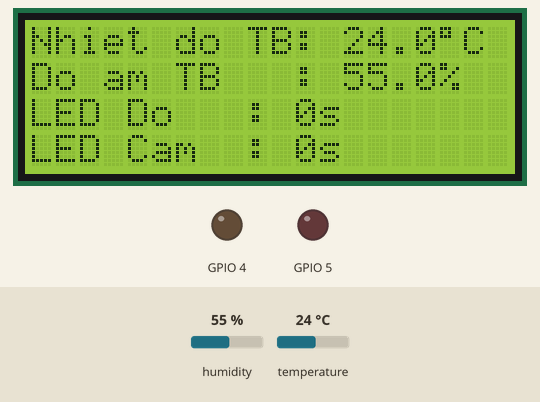
The program below on a simulated ESP32. Parts: 20×4 character LCD, output pins drawn as LEDs (lit = HIGH). Dashed ring = blinking. Inputs (shaded band) come from the test bench; at power-on: humidity 55 %, temperature 24 °C. What the program prints to the serial monitor is not drawn.

Above: at 3.7 s.
3.8 s: humidity set to 74 %
At 5.2 s:
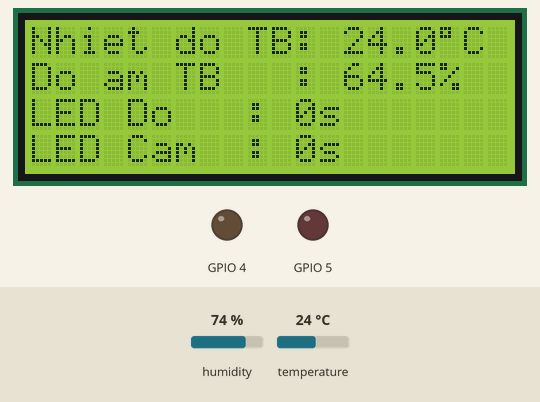
8.3 s: humidity set to 77 %
At 11.4 s:
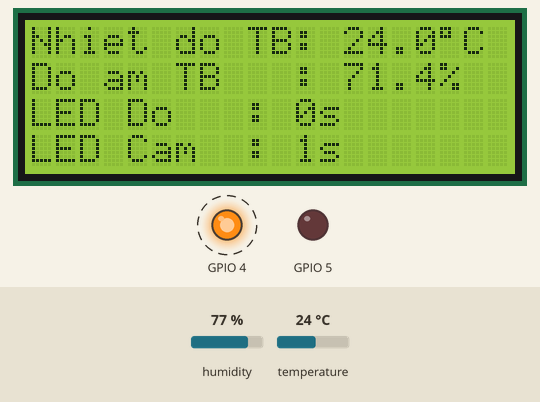
14.4 s: temperature set to 35.3 °C
At 15.6 s:
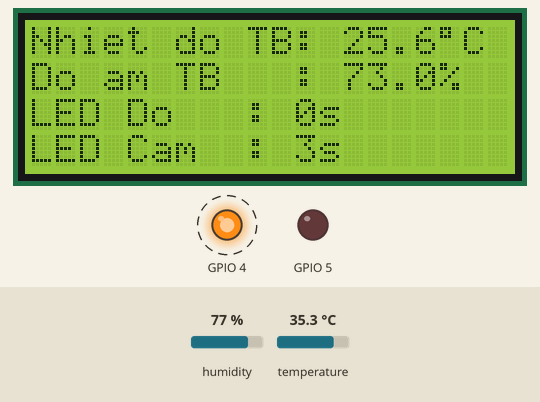
17.6 s: temperature set to 36.7 °C
At 21.8 s:
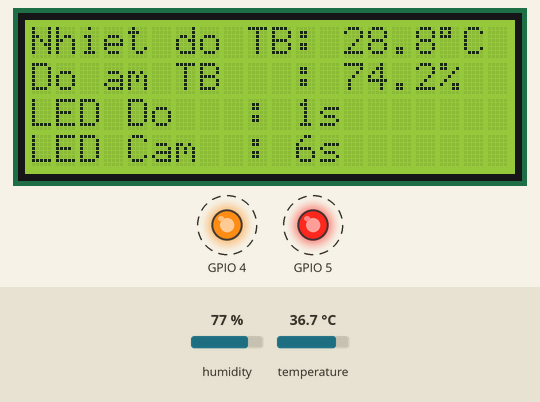
23.7 s: humidity set to 22 %
At 28.0 s:
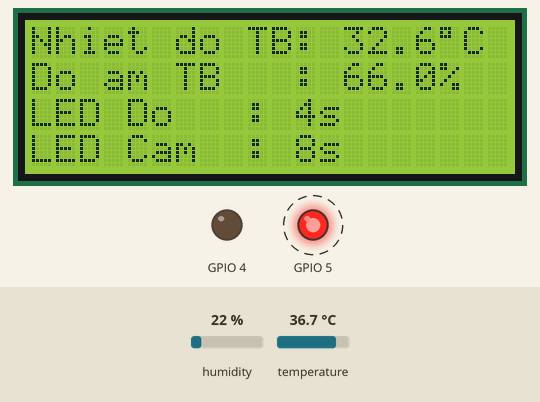
Timing chart, 0 to 36.9 s (numbered marks = the images above; inputs shaded):
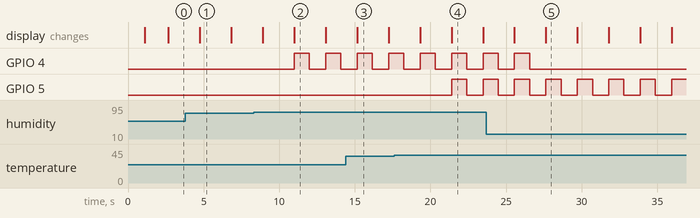

The program:

main.cpp
```cpp
#if CONFIG_FREERTOS_UNICORE
#define ARDUINO_RUNNING_CORE 0
#else
#define ARDUINO_RUNNING_CORE 1
#endif

#include <Arduino.h>
#include <Wire.h>
#include <DHT.h>
#include <LiquidCrystal_I2C.h>
#include "VLUIoT.h"
#include "VLUAVG.h"

// DHT22 kết nối chân 23
#define DHTPIN 23
#define DHTTYPE DHT22

DHT dht(DHTPIN, DHTTYPE);
VLUIoT ledRed(5);
VLUIoT ledOrange(4);
VLUAVG dataStorage;

// LCD 20x4, địa chỉ I2C là 0x27
LiquidCrystal_I2C lcd(0x27, 20, 4);

// Thời gian bật LED
uint32_t ledRedTime = 0;
uint32_t ledOrangeTime = 0;

void scanI2C() {
  byte error, address;
  Serial.println("Scanning I2C bus...");
  Wire.begin();
  for (address = 1; address < 127; address++) {
    Wire.beginTransmission(address);
    error = Wire.endTransmission();
    if (error == 0) {
      Serial.print("I2C device found at address 0x");
      if (address < 16) Serial.print("0");
      Serial.println(address, HEX);
    }
  }
}

void setup() {
  Serial.begin(115200);
  scanI2C();   // Quét kiểm tra LCD địa chỉ bao nhiêu
  delay(1000);

  dht.begin();
  lcd.init();
  lcd.backlight();
  lcd.setCursor(0, 0);
  lcd.print("VLUIoT - Khoi dong");
  delay(1500);
  lcd.clear();
}

void loop() {
  float temp = dht.readTemperature();
  float humi = dht.readHumidity();

  if (!isnan(temp) && !isnan(humi)) {
    dataStorage.addData(temp, humi);

    float avgTemp = dataStorage.averageTemp();
    float avgHumi = dataStorage.averageHumi();

    Serial.print("Temp TB: ");
    Serial.print(avgTemp);
    Serial.print(" C | Humi TB: ");
    Serial.println(avgHumi);

    lcd.setCursor(0, 0);
    lcd.print("Nhiet do TB: ");
    lcd.print(avgTemp, 1);
    lcd.print((char)223);
    lcd.print("C   ");

    lcd.setCursor(0, 1);
    lcd.print("Do am TB   : ");
    lcd.print(avgHumi, 1);
    lcd.print("%   ");

    if (avgTemp > 28.0) {
      ledRed.blinkLed(1000);
      ledRedTime += 1000;
    }

    if (avgHumi > 70.0) {
      ledOrange.blinkLed(1000);
      ledOrangeTime += 1000;
    }

    lcd.setCursor(0, 2);
    lcd.print("LED Do   : ");
    lcd.print(ledRedTime / 1000);
    lcd.print("s     ");

    lcd.setCursor(0, 3);
    lcd.print("LED Cam  : ");
    lcd.print(ledOrangeTime / 1000);
    lcd.print("s     ");
  } else {
    Serial.println("Loi cam bien DHT22");
    lcd.clear();
    lcd.setCursor(0, 0);
    lcd.print("Doc DHT22 loi!");
  }

  delay(2000);
}
```

Measured:
- the behaviour switches between 75 and 76 % on humidity (found by bisection; images 1 and 2)
- the behaviour switches between 36 and 36.1 °C on temperature (found by bisection; images 3 and 4)
- after the input at 3.8 s, the display: changes after 0.96 s (image 1)
- after the input at 23.7 s, GPIO 4: goes on until 26.6 s, then stays LOW
- by itself, GPIO 4, GPIO 5: alternates HIGH for 1.0 s and LOW for 1.1 s
- what the display in image 1 shows lasts 2.0 s, from 4.8 s to 6.8 s
